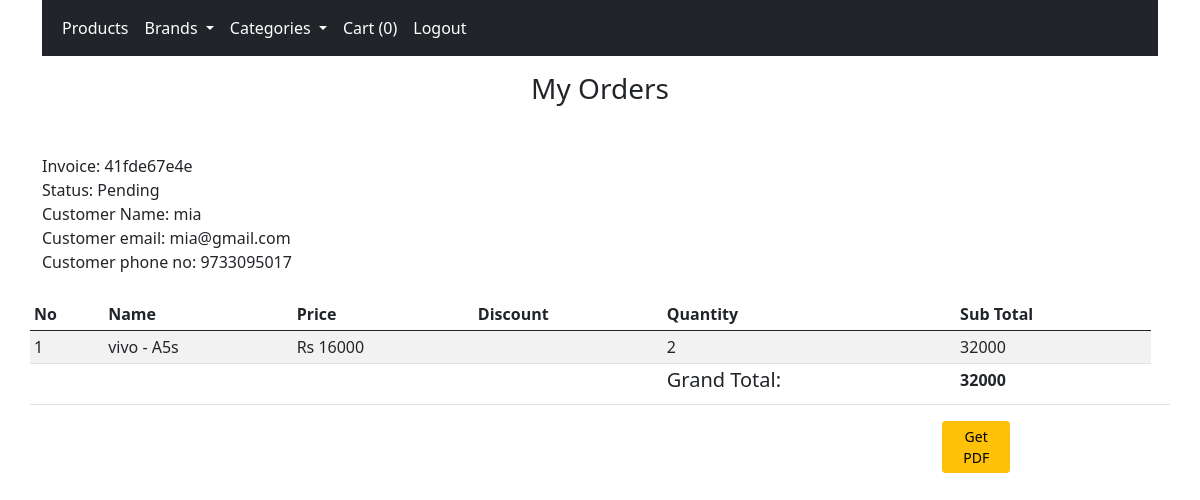
/orders/8d617b8ad8 (signed in), run on the app's committed database.
### shop/customers/models.py (models this page shows, shortened)
class Order(db.Model):
    id = db.Column(db.Integer, primary_key = True)
    invoice = db.Column(db.String(15), unique = True, nullable=False)
    status = db.Column(db.String(50), nullable = False, default = 'Pending')
    customer_id = db.Column(db.Integer,nullable = False)
    order_date = db.Column(db.DateTime, nullable = False, default = datetime.utcnow)
    orders = db.Column(jsonEncodedDict)

class Customer(db.Model, UserMixin):
    id = db.Column(db.Integer, primary_key=True)
    name = db.Column(db.String(80), unique=True, nullable=False)
    username = db.Column(db.String(80), unique=True, nullable=False)
    email = db.Column(db.String(120), unique=True, nullable=False)
    password = db.Column(db.String(120),  nullable=False)
    country = db.Column(db.String(120),  nullable=False)
    state = db.Column(db.String(120),  nullable=False)
    city = db.Column(db.String(120),  nullable=False)
    address = db.Column(db.String(120),  nullable=False)
    pin = db.Column(db.String(120),  nullable=False)
    contact= db.Column(db.String(120),  nullable=False)
    date_created = db.Column(db.DateTime, nullable = False, default = datetime.utcnow)

### shop/customers/routes.py (the view)
@app.route('/orders/<invoice>')
@login_required
def order_detail(invoice):
    if current_user.is_authenticated:
        subtotal =0
        grandtotal =0
        customer_id = current_user.id
        get_the_customer = Customer.query.filter_by(id = customer_id).first()
        get_the_order = Order.query.filter_by(customer_id = customer_id).order_by(Order.id.desc()).first()
        for key, product in get_the_order.orders.items():
            discount = (product['discount']/100) * int(product['price'])
            subtotal = subtotal + int(product['quantity']) * int(product['price'])
            subtotal = subtotal - discount
            grandtotal = int(subtotal)
    else:
        return redirect(url_for('customer_login'))
    return render_template('customer/order.html',invoice = invoice, grandtotal = grandtotal, subtotal = subtotal,  get_the_order= get_the_order, get_the_customer = get_the_customer, brands = brands(), categories = categories())

### shop/customers/models.py (called while the page is built)
@login_manager.user_loader
def user_loader(user_id):
    return Customer.query.get(int(user_id))

    def process_result_value(self, value, dialect):
        if value is None:
            return {}
        else:
            return json.loads(value)

### shop/products/routes.py (called while the page is built)
def brands():
    brands = Brand.query.join(Addproduct, (Brand.id == Addproduct.brand_id)).all()
    return brands

def categories():
    categories = Category.query.join(Addproduct, (Category.id == Addproduct.category_id)).all()
    return categories

### shop/templates/customer/order.html (shortened to what this page needs)
{% extends 'base.html' %}
{% block content %}
{% include 'navbar.html' %}
<h3 class="text-center mt-3"> My Orders</h3>
<div class="container mt-5">
    Invoice: {{ get_the_order.invoice }}
    <br>
    Status: {{ get_the_order.status}}   <br>
    Customer Name: {{ current_user.name}}   <br>
    Customer email: {{ current_user.email }}   <br>
    Customer phone no: {{ current_user.contact }}<br><br>
    <div class="row">
        <table class="table table-sm table-condensed table-striped table-hover ">
<thead>
<th>No</th>
<th>Name</th>
<th>Price</th>
<th>Discount</th>
<th>Quantity</th>
<th>Sub Total</th>
</thead>
<tbody>
    {% for key, product in get_the_order.orders.items():  %}
    {% set val = ((product.discount/100) * product.price|float) %}
    <tr>
    <td>{{ loop.index }}</td>
    <td>{{product.name}}</td>
    <td>Rs {{product.price}}</td>
    {% if product.discount > 0 %}
    <td>{{product.discount}} %</td>
    {% else %}
    <td></td>
    {% endif %}
        <td>{{product.quantity}}</td>
    {% set subtotal = product.quantity|int * product.price|int %}
    <td>{{((subtotal|int) - val|int )}}</td>
</tr>
{% endfor %}
<tr>
    <td></td>
    <td></td>
    <td></td>
    <td></td>
    <td><h5 >Grand Total: </h5></td>
    <td> <b>{{ grandtotal }}</b></td>
    <td></td>
</tr>
</tbody>
        </table>
        <tr>
            <a href="{{ url_for('clearcart')}}" class="btn btn-sm btn-warning " style="width: 6%; margin-left:80%;">Get PDF</a>
    </tr>
    </div>
</div>
{% endblock %}

### shop/templates/base.html (shortened to what this page needs)
<!doctype html>
<html lang="en">
  <head>
    <link rel="stylesheet" href="{{ url_for('static',filename = 'css/bootstrap.min.css')}} ">
  </head>
  <body>
    {% block content %}
    {% endblock %}
  </body>
  </body>
</html>

### shop/templates/navbar.html (shortened to what this page needs)
    <div class="container">
        <nav class="navbar navbar-expand-lg navbar-light bg-dark">
            <div class="container-fluid">
              <div class="collapse navbar-collapse" id="navbarSupportedContent">
                <ul class="navbar-nav me-auto mb-2 mb-lg-0">
                  <li class="nav-item">
                    <a class="nav-link active" aria-current="page" href="{{ url_for('home')}}" style="color: white;">Products</a>
                  </li>
                  <li class="nav-item dropdown">
                    <a class="nav-link dropdown-toggle" href="#" id="navbarDropdown" role="button" data-bs-toggle="dropdown" aria-expanded="false" style="color: white;">
                      Brands
                    </a>
                  </li>
                  <li class="nav-item dropdown">
                    <a class="nav-link dropdown-toggle" href="#" id="navbarDropdown" role="button" data-bs-toggle="dropdown" aria-expanded="false" style="color: white;">
                      Categories
                    </a>
                  </li>
    {% if current_user.is_authenticated %}
    <li class="nav-item">
      <a class="nav-link active" style="color: white;" href="{{ url_for('allcart')}}" tabindex="-1">Cart ({{ session['shoppingcart']|length }})</a>
  </li>
    <li class="nav-item">
      <a href="{{ url_for('customer_logout')}}" class="nav-link"style="color: white;">Logout</a>
    </li>
    {% endif %}
                </ul>
              </div>
            </div>
          </nav>
    </div>

### data on the page
Order: invoice "41fde67e4e", status "Pending"
Customer: name "mia", email "mia@gmail.com", contact "9733095017"

### other printed values
{{ session['shoppingcart']|length }} "0"
{{ product.name }} "vivo - A5s"
{{ product.price }} "16000"
{{ product.quantity }} "2"
{{ ((subtotal|int) - val|int ) }} "32000"
{{ grandtotal }} "32000"
